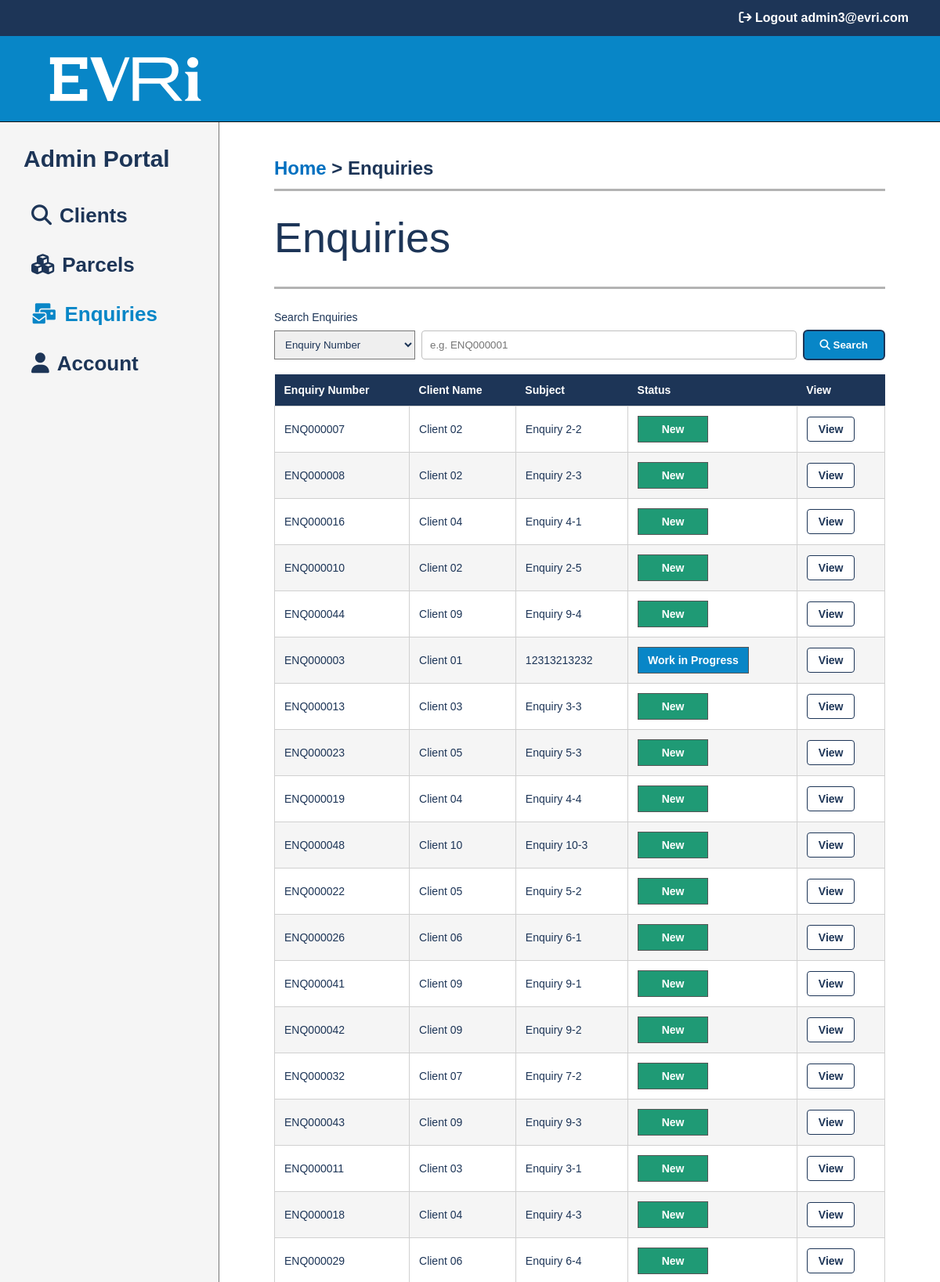
The page /admin/enquiries (signed in, upper part) on the database its author committed.
### models/enquiry.py (models this page shows)
class Enquiry(db.Model):
    id = db.Column(db.Integer, primary_key=True)
    created_by_user_id = db.Column(db.Integer, db.ForeignKey("user.id"), nullable=False)
    category = db.Column(db.String(80), nullable=False)
    tracking_number = db.Column(db.String(50), nullable=True)
    subject = db.Column(db.String(150), nullable=False)
    message = db.Column(db.Text, nullable=False)
    status = db.Column(db.String(30), nullable=False, default="New")
    created_at = db.Column(db.DateTime, nullable=False, default=lambda: datetime.now(timezone.utc))
    updated_at = db.Column(db.DateTime, nullable=False, default=lambda: datetime.now(timezone.utc))
    closed_at = db.Column(db.DateTime, nullable=True)
    created_by = db.relationship("User", backref="enquiries")

### models/user.py (models this page shows, shortened)
class User(db.Model):
    id = db.Column(db.Integer, primary_key=True)
    client_id = db.Column(db.Integer, db.ForeignKey("client.id"), nullable=True)
    email = db.Column(db.String(120), unique=True, nullable=False)
    password_hash = db.Column(db.String(255), nullable=False)
    role = db.Column(db.String(20), nullable=False)  # admin or client
    display_name = db.Column(db.String(100), nullable=False)
    must_reset_password = db.Column(db.Boolean, default=False)
    is_active = db.Column(db.Boolean, default=True)

### routes/enquiry_routes.py (the view, shortened to what this page needs)
@enquiry_bp.route("/admin/enquiries")
@role_required("admin")
def admin_enquiries():
    search_by = request.args.get("search_by", "enquiry_number")
    search_value = request.args.get("search_value", "").strip()
    query = Enquiry.query
    enquiries = query.order_by(Enquiry.created_at.desc()).all()
    return render_template(
        "enquiries.html",
        enquiries=enquiries,
        role="admin",
        portal_title="Admin Portal",
        page_title="Enquiries",
        active_page="enquiries",
        email=session.get("email"),
        search_by=search_by,
        search_value=search_value,
    )

### auth_utils.py (called while the page is built)
def role_required(required_role):
    def decorator(view_function):
        @wraps(view_function)
        def wrapper(*args, **kwargs):
            if "user_id" not in session:
                flash("Please log in to access the portal.", "error")
                return redirect(url_for("auth.login"))
            if session.get("role") != required_role:
                flash("You do not have permission to access that page.", "error")
                if session.get("role") == "admin":
                    return redirect(url_for("admin.admin_home"))
                return redirect(url_for("client.client_home"))
            return view_function(*args, **kwargs)
        return wrapper
    return decorator

### templates/enquiries.html
{% extends "base_layout.html" %}
{% block content %}
    {% include "content/enquiries_content.html" %}
{% endblock %}

### templates/content/enquiries_content.html (shortened to what this page needs)
<div class="breadcrumb">
    {% if role == "admin" %}
        <a href="{{ url_for('admin.admin_home') }}">Home</a>
    {% else %}
        <a href="{{ url_for('client.client_home') }}">Home</a>
    {% endif %}
    <span>&gt;</span>
    <span>Enquiries</span>
</div>
<hr class="page-divider">
<div class="page-heading-row">
    <h1 class="page-title">Enquiries</h1>
</div>
<hr class="page-divider">
<form method="GET"
      action="{% if role == 'admin' %}{{ url_for('enquiry.admin_enquiries') }}{% else %}{{ url_for('enquiry.client_enquiries') }}{% endif %}"
      class="search-form">
    <label class="search-label">Search Enquiries</label>
    <div class="search-row">
        <select name="search_by" class="search-select">
            <option value="enquiry_number" {% if search_by == "enquiry_number" %}selected{% endif %}>
                Enquiry Number
            </option>
        </select>
        <input
            type="text"
            name="search_value"
            class="search-input"
            placeholder="e.g. ENQ000001"
            value="{{ search_value }}"
        >
        <button type="submit" class="search-button">
            <i class="fa-solid fa-magnifying-glass"></i>
            Search
        </button>
    </div>
</form>
<table class="data-table">
    <thead>
        <tr>
            <th>Enquiry Number</th>
            {% if role == "admin" %}
                <th>Client Name</th>
            {% endif %}
            <th>Subject</th>
            <th>Status</th>
            <th>View</th>
        </tr>
    </thead>
    <tbody>
        {% if enquiries %}
            {% for enquiry in enquiries %}
                <tr>
                    <td>ENQ{{ "%06d"|format(enquiry.id) }}</td>
                    {% if role == "admin" %}
                        <td>{{ enquiry.created_by.display_name }}</td>
                    {% endif %}
                    <td>{{ enquiry.subject }}</td>
                    <td>
                        <span class="status-badge status-{{ enquiry.status|lower|replace(' ', '-') }}">
                            {{ enquiry.status }}
                        </span>
                    </td>
                    <td>
                        {% if role == "admin" %}
                            <a href="{{ url_for('enquiry.admin_view_enquiry', enquiry_id=enquiry.id) }}" class="view-button">
                                View
                            </a>
                        {% else %}
                            <a href="{{ url_for('enquiry.client_view_enquiry', enquiry_id=enquiry.id) }}" class="view-button">
                                View
                            </a>
                        {% endif %}
                    </td>
                </tr>
            {% endfor %}
        {% endif %}
    </tbody>
</table>

### static/css/style.css (style rules this page uses)
* { box-sizing: border-box; }
body { margin: 0; font-family: Arial, Helvetica, sans-serif; color: #1d3557; background-color: #ffffff; }
.content h1 { font-size: 54px; margin: 0 0 20px 0; font-weight: normal; }
hr { border: none; border-top: 3px solid #b3b3b3; margin-bottom: 30px; }
.breadcrumb { font-size: 24px; font-weight: bold; margin-bottom: 12px; }
.breadcrumb a { color: #0070c0; text-decoration: none; }
.page-divider { border: none; border-top: 3px solid #b3b3b3; margin: 12px 0 28px 0; }
.page-title { font-size: 54px; margin: 0 0 18px 0; color: #1d3557; }
.page-heading-row { display: flex; justify-content: space-between; align-items: center; }
.search-form { margin-bottom: 18px; }
.search-label { display: block; font-size: 14px; margin-bottom: 8px; color: #1d3557; }
.search-row { display: flex; gap: 8px; align-items: center; }
.search-select { width: 180px; padding: 9px; border: 1px solid #777777; color: #1d3557; }
.search-input { flex: 1; padding: 10px; border: 1px solid #bfbfbf; border-radius: 4px; color: #1d3557; }
.search-button { background-color: #0886c7; color: white; border: 2px solid #1d3557; border-radius: 6px; padding: 10px 20px; font-weight: bold; cursor: pointer; }
.data-table { width: 100%; border-collapse: collapse; font-size: 14px; }
.data-table th { background-color: #1d3557; color: white; text-align: left; padding: 12px; }
.data-table td { border: 1px solid #d0d0d0; padding: 12px; color: #1d3557; }
.data-table tr:nth-child(even) { background-color: #f5f5f5; }
.status-badge { display: inline-block; min-width: 90px; padding: 8px 12px; color: white; font-weight: bold; text-align: center; border: 1px solid #555555; }
.status-new { background-color: #1f9a75; }
.status-work-in-progress { background-color: #0886c7; }
.view-button { position: relative; display: inline-block; background-color: #ffffff; color: #1d3557; border: 1px solid #1d3557; border-radius: 4px; padding: 7px 14px; font-weight: bold; text-decoration: none; }

### rows shown on the page
Enquiry: id "000007", created_by.display_name "Client 02", subject "Enquiry 2-2", status "New"
Enquiry: id "000008", created_by.display_name "Client 02", subject "Enquiry 2-3", status "New"
Enquiry: id "000016", created_by.display_name "Client 04", subject "Enquiry 4-1", status "New"
Enquiry: id "000010", created_by.display_name "Client 02", subject "Enquiry 2-5", status "New"
Enquiry: id "000044", created_by.display_name "Client 09", subject "Enquiry 9-4", status "New"
Enquiry: id "000003", created_by.display_name "Client 01", subject "12313213232", status "Work in Progress"
Enquiry: id "000013", created_by.display_name "Client 03", subject "Enquiry 3-3", status "New"
Enquiry: id "000023", created_by.display_name "Client 05", subject "Enquiry 5-3", status "New"
Enquiry: id "000019", created_by.display_name "Client 04", subject "Enquiry 4-4", status "New"
Enquiry: id "000048", created_by.display_name "Client 10", subject "Enquiry 10-3", status "New"
Enquiry: id "000022", created_by.display_name "Client 05", subject "Enquiry 5-2", status "New"
Enquiry: id "000026", created_by.display_name "Client 06", subject "Enquiry 6-1", status "New"
Enquiry: id "000041", created_by.display_name "Client 09", subject "Enquiry 9-1", status "New"
Enquiry: id "000042", created_by.display_name "Client 09", subject "Enquiry 9-2", status "New"
Enquiry: id "000032", created_by.display_name "Client 07", subject "Enquiry 7-2", status "New"
Enquiry: id "000043", created_by.display_name "Client 09", subject "Enquiry 9-3", status "New"
Enquiry: id "000011", created_by.display_name "Client 03", subject "Enquiry 3-1", status "New"
Enquiry: id "000018", created_by.display_name "Client 04", subject "Enquiry 4-3", status "New"
Enquiry: id "000029", created_by.display_name "Client 06", subject "Enquiry 6-4", status "New"

### other values the page prints
{{ email }} "admin3@evri.com"
{{ portal_title }} "Admin Portal"
